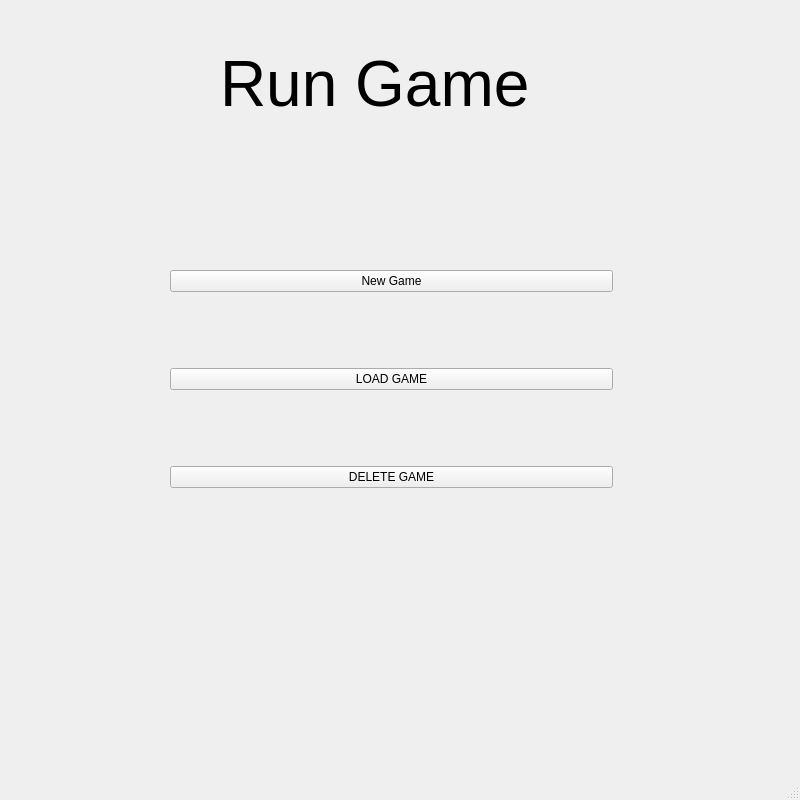
<?xml version="1.0" encoding="UTF-8"?>
<ui version="4.0">
 <class>MainWindow</class>
 <widget class="QMainWindow" name="MainWindow">
  <property name="windowModality">
   <enum>Qt::NonModal</enum>
  </property>
  <property name="geometry">
   <rect>
    <x>0</x>
    <y>0</y>
    <width>800</width>
    <height>800</height>
   </rect>
  </property>
  <property name="font">
   <font>
    <stylestrategy>PreferDefault</stylestrategy>
   </font>
  </property>
  <property name="windowTitle">
   <string>RUNGAME</string>
  </property>
  <property name="autoFillBackground">
   <bool>false</bool>
  </property>
  <property name="toolButtonStyle">
   <enum>Qt::ToolButtonIconOnly</enum>
  </property>
  <property name="dockOptions">
   <set>QMainWindow::AllowTabbedDocks|QMainWindow::AnimatedDocks</set>
  </property>
  <widget class="QWidget" name="centralwidget">
   <widget class="QLabel" name="label">
    <property name="geometry">
     <rect>
      <x>0</x>
      <y>-10</y>
      <width>821</width>
      <height>801</height>
     </rect>
    </property>
    <property name="text">
     <string/>
    </property>
    <property name="pixmap">
     <pixmap resource="sprite.qrc">:/sprites/Menu.png</pixmap>
    </property>
   </widget>
   <widget class="QLabel" name="label_2">
    <property name="geometry">
     <rect>
      <x>220</x>
      <y>10</y>
      <width>351</width>
      <height>151</height>
     </rect>
    </property>
    <property name="styleSheet">
     <string notr="true">font: 75 8pt &quot;Script MT Bold&quot;;</string>
    </property>
    <property name="text">
     <string>&lt;html&gt;&lt;head/&gt;&lt;body&gt;&lt;p&gt;&lt;span style=&quot; font-size:48pt;&quot;&gt;Run Game&lt;/span&gt;&lt;/p&gt;&lt;/body&gt;&lt;/html&gt;</string>
    </property>
   </widget>
   <widget class="QWidget" name="layoutWidget">
    <property name="geometry">
     <rect>
      <x>170</x>
      <y>200</y>
      <width>443</width>
      <height>361</height>
     </rect>
    </property>
    <layout class="QVBoxLayout" name="verticalLayout">
     <item>
      <widget class="QPushButton" name="pushButton">
       <property name="styleSheet">
        <string notr="true">font: 28pt &quot;Stencil&quot;;
border-image: url(:/sprites/Botons.png);</string>
       </property>
       <property name="text">
        <string>New Game</string>
       </property>
      </widget>
     </item>
     <item>
      <widget class="QPushButton" name="pushButton_4">
       <property name="styleSheet">
        <string notr="true">font: 28pt &quot;Stencil&quot;;
border-image: url(:/sprites/Botons.png);</string>
       </property>
       <property name="text">
        <string>LOAD GAME</string>
       </property>
      </widget>
     </item>
     <item>
      <widget class="QPushButton" name="pushButton_3">
       <property name="styleSheet">
        <string notr="true">font: 28pt &quot;Stencil&quot;;
border-image: url(:/sprites/Botons.png);</string>
       </property>
       <property name="text">
        <string>DELETE GAME</string>
       </property>
      </widget>
     </item>
    </layout>
   </widget>
  </widget>
  <widget class="QMenuBar" name="menubar">
   <property name="geometry">
    <rect>
     <x>0</x>
     <y>0</y>
     <width>800</width>
     <height>26</height>
    </rect>
   </property>
  </widget>
  <widget class="QStatusBar" name="statusbar"/>
 </widget>
 <resources>
  <include location="sprite.qrc"/>
 </resources>
 <connections/>
</ui>
